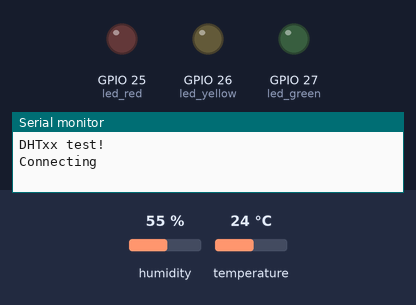
The sketch below on a simulated ESP32. On the bench: output pins drawn as LEDs (lit = HIGH), the last lines printed to the serial monitor. Inputs (shaded band) come from the test bench; at power-on: humidity 55 %, temperature 24 °C. WiFi joins after 1.5 s; servers stay silent unless stated; uploads are accepted with an empty reply.

Above: at 0.1 s.
At 1.8 s:
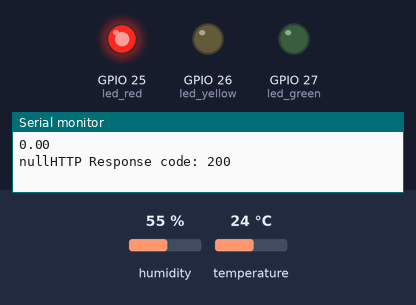
Timing chart, 0 to 3.3 s (numbered marks = the images above):
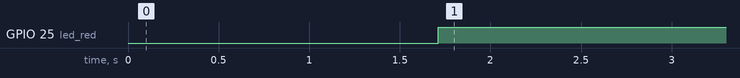

Measured:
- by itself, GPIO 25 (led_red): LOW → HIGH at 1.7 s

The sketch:

mruk.ino
```cpp
#include "DHT.h"
#include <ArduinoJson.h>
#include <Arduino_JSON.h>
#include <WiFi.h>
#include <HTTPClient.h>
#define DHTTYPE DHT11   // DHT 11
#define DHTPIN 4
int led_red = 25;
int led_yellow = 26;
int led_green = 27;
const char* ssid = "MW40V_6256";
const char* password = "18828621";
String posturl = "";
//Your Domain name with URL path or IP address with path
const char* serverName = "http://192.168.1.197/";
const char* serverNametoOutput = "http://192.168.1.197/output/";
String sensorReadings;
float sensorReadingsArr[3];
// the following variables are unsigned longs because the time, measured in
// milliseconds, will quickly become a bigger number than can be stored in an int.
unsigned long lastTime = 0;
// Timer set to 10 minutes (600000)
//unsigned long timerDelay = 600000;
// Set timer to 5 seconds (5000)
unsigned long timerDelay = 5000;
DHT dht(DHTPIN, DHTTYPE);
int value = 20;
void setup() {

  pinMode(led_red, OUTPUT);
  pinMode(led_yellow, OUTPUT);
  pinMode(led_green, OUTPUT);

  digitalWrite(led_red, LOW);
  digitalWrite(led_yellow, LOW);
  digitalWrite(led_green, LOW);

  Serial.begin(115200);
  Serial.println(F("DHTxx test!"));
  dht.begin();
  WiFi.begin(ssid, password);
  Serial.println("Connecting");
  while(WiFi.status() != WL_CONNECTED) {
    delay(500);
    Serial.print(".");
  }
  Serial.println("");
  Serial.print("Connected to WiFi network with IP Address: ");
  Serial.println(WiFi.localIP());

  Serial.println("Timer set to 5 seconds (timerDelay variable), it will take 5 seconds before publishing the first reading.");
}

void loop() {

  float outputValue = dataJSON();
  if (outputValue >= 0 && outputValue < 2.0){
       digitalWrite(led_red, HIGH);
       digitalWrite(led_yellow, LOW);
       digitalWrite(led_green, LOW);
  } else if (outputValue >= 2.0 && outputValue < 4.0){
       digitalWrite(led_red, HIGH);
       digitalWrite(led_yellow, HIGH);
       digitalWrite(led_green, LOW);
  } else if (outputValue >= 4.0 && outputValue < 6.0) {
       digitalWrite(led_yellow, HIGH);
       digitalWrite(led_red, LOW);
       digitalWrite(led_green, LOW);
  } else if (outputValue >= 6.0 && outputValue < 8.0) {
       digitalWrite(led_red, LOW);
       digitalWrite(led_yellow, HIGH);
       digitalWrite(led_green, HIGH);
  } else {
       digitalWrite(led_yellow, LOW);
       digitalWrite(led_red, LOW);
       digitalWrite(led_green, HIGH);
  }

  // Reading temperature or humidity takes about 250 milliseconds!
  // Sensor readings may also be up to 2 seconds 'old' (its a very slow sensor)
  float h = dht.readHumidity();
  // Read temperature as Celsius (the default)
  float t = dht.readTemperature();
  // Read temperature as Fahrenheit (isFahrenheit = true)
  float f = dht.readTemperature(true);
  String humString = String(h);
  String temperatur = String(t);


  // Check if any reads failed and exit early (to try again).
  if (isnan(h) || isnan(t) || isnan(f)) {
    Serial.println(F("Failed to read from DHT sensor!"));
    return;
  }

  // Compute heat index in Fahrenheit (the default)
  float hif = dht.computeHeatIndex(f, h);
  // Compute heat index in Celsius (isFahreheit = false)
  float hic = dht.computeHeatIndex(t, h, false);

  Serial.print(F("Humidity: "));
  Serial.print(h);
  Serial.print(F("%  Temperature: "));
  Serial.print(t);
  Serial.print(F("°C "));
  Serial.print(f);
  Serial.print(F("°F  Heat index: "));
  Serial.print(hic);
  Serial.print(F("°C "));
  Serial.print(hif);
  Serial.println(F("°F"));

  Serial.println(outputValue);
  postJson(h, t, f);
  delay(2000);
}

void postJson(float hum, float temp, float oven){
      WiFiClient client;
      HTTPClient http;
      StaticJsonDocument<200> doc;
      serializeJson(doc, Serial);

      doc["humidity"] = hum ;
      doc["temeperature"] = temp ;
      doc["oventemperature"] = value;
      value++;

      if(value==50){
          value=20;
        }

      // Your Domain name with URL path or IP address with path
      http.begin(client, serverName);

      http.addHeader("Content-Type", "application/json");
      int httpResponseCode = http.POST(doc.as<String>());

      // If you need an HTTP request with a content type: text/plain
      //http.addHeader("Content-Type", "text/plain");
      //int httpResponseCode = http.POST("Hello, World!");

      Serial.print("HTTP Response code: ");
      Serial.println(httpResponseCode);

      // Free resources
      http.end();
    }

String httpGETRequest(const char* serverName) {
  WiFiClient client;
  HTTPClient http;

  // Your Domain name with URL path or IP address with path
  http.begin(client, serverName);

  // Send HTTP POST request
  int httpResponseCode = http.GET();

  String payload = "{}";

  if (httpResponseCode>0) {
    Serial.print("HTTP Response code: ");
    Serial.println(httpResponseCode);
    payload = http.getString();
  }
  else {
    Serial.print("Error code: ");
    Serial.println(httpResponseCode);
  }
  // Free resources
  http.end();

  return payload;
}

float dataJSON(){
      sensorReadings = httpGETRequest(serverNametoOutput);
      JSONVar myObject = JSON.parse(sensorReadings);

      if (JSON.typeof(myObject) == "undefined") {
        Serial.println("Parsing input failed!");
        return 0;
      }

      JSONVar keys = myObject.keys();

      for (int i = 0; i < keys.length(); i++) {
        JSONVar value = myObject[keys[i]];
        sensorReadingsArr[i] = double(value);
      }
      return sensorReadingsArr[1];
 }
```
